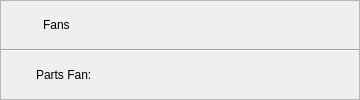
                  <widget class="QFrame" name="fanFrame">
                   <property name="minimumSize">
                    <size>
                     <width>360</width>
                     <height>0</height>
                    </size>
                   </property>
                   <property name="maximumSize">
                    <size>
                     <width>360</width>
                     <height>16777215</height>
                    </size>
                   </property>
                   <property name="frameShape">
                    <enum>QFrame::StyledPanel</enum>
                   </property>
                   <property name="frameShadow">
                    <enum>QFrame::Raised</enum>
                   </property>
                   <layout class="QGridLayout" name="gridLayout_6">
                    <property name="leftMargin">
                     <number>0</number>
                    </property>
                    <property name="topMargin">
                     <number>0</number>
                    </property>
                    <property name="rightMargin">
                     <number>0</number>
                    </property>
                    <property name="bottomMargin">
                     <number>0</number>
                    </property>
                    <property name="spacing">
                     <number>0</number>
                    </property>
                    <item row="0" column="0" colspan="3">
                     <widget class="QWidget" name="fanFrameTitleBar" native="true">
                      <layout class="QGridLayout" name="gridLayout_20">
                       <property name="leftMargin">
                        <number>4</number>
                       </property>
                       <property name="topMargin">
                        <number>4</number>
                       </property>
                       <property name="rightMargin">
                        <number>4</number>
                       </property>
                       <property name="bottomMargin">
                        <number>4</number>
                       </property>
                       <item row="0" column="1">
                        <widget class="QLabel" name="label_2">
                         <property name="text">
                          <string>Fans</string>
                         </property>
                        </widget>
                       </item>
                       <item row="0" column="0">
                        <widget class="QLabel" name="fanIconLabel">
                         <property name="minimumSize">
                          <size>
                           <width>32</width>
                           <height>32</height>
                          </size>
                         </property>
                         <property name="maximumSize">
                          <size>
                           <width>32</width>
                           <height>32</height>
                          </size>
                         </property>
                         <property name="text">
                          <string/>
                         </property>
                        </widget>
                       </item>
                      </layout>
                     </widget>
                    </item>
                    <item row="1" column="0" colspan="3">
                     <widget class="Line" name="line_2">
                      <property name="orientation">
                       <enum>Qt::Horizontal</enum>
                      </property>
                     </widget>
                    </item>
                    <item row="2" column="0" colspan="3">
                     <widget class="QWidget" name="fanFrameCentralWidget" native="true">
                      <layout class="QGridLayout" name="gridLayout_21">
                       <item row="0" column="0">
                        <widget class="QLabel" name="partsFanIconLabel">
                         <property name="minimumSize">
                          <size>
                           <width>20</width>
                           <height>20</height>
                          </size>
                         </property>
                         <property name="maximumSize">
                          <size>
                           <width>20</width>
                           <height>20</height>
                          </size>
                         </property>
                         <property name="text">
                          <string/>
                         </property>
                        </widget>
                       </item>
                       <item row="0" column="1">
                        <widget class="QLabel" name="label_6">
                         <property name="text">
                          <string>Parts Fan:</string>
                         </property>
                        </widget>
                       </item>
                       <item row="0" column="2">
                        <widget class="QLabel" name="partsFanLabel">
                         <property name="text">
                          <string/>
                         </property>
                        </widget>
                       </item>
                      </layout>
                     </widget>
                    </item>
                   </layout>
                  </widget>
